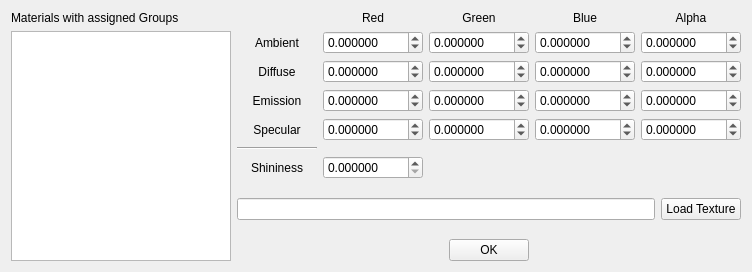
<?xml version="1.0" encoding="UTF-8"?>
<ui version="4.0">
 <class>Form</class>
 <widget class="QWidget" name="Form">
  <property name="geometry">
   <rect>
    <x>0</x>
    <y>0</y>
    <width>734</width>
    <height>261</height>
   </rect>
  </property>
  <property name="mouseTracking">
   <bool>false</bool>
  </property>
  <property name="windowTitle">
   <string>Form</string>
  </property>
  <property name="autoFillBackground">
   <bool>false</bool>
  </property>
  <layout class="QHBoxLayout" name="horizontalLayout">
   <item>
    <layout class="QVBoxLayout" name="vertical_layout_01">
     <item>
      <widget class="QLabel" name="label_01">
       <property name="text">
        <string>Materials with assigned Groups</string>
       </property>
      </widget>
     </item>
     <item>
      <widget class="QListWidget" name="list_names">
       <property name="minimumSize">
        <size>
         <width>220</width>
         <height>220</height>
        </size>
       </property>
      </widget>
     </item>
    </layout>
   </item>
   <item>
    <layout class="QVBoxLayout" name="vertical_layout_02">
     <item>
      <layout class="QGridLayout" name="grid_layout_03" columnminimumwidth="80,100,100,100,100">
       <item row="3" column="2">
        <widget class="QDoubleSpinBox" name="spin_box_diffuse_green">
         <property name="decimals">
          <number>6</number>
         </property>
         <property name="minimum">
          <double>-1.000000000000000</double>
         </property>
         <property name="maximum">
          <double>1.000000000000000</double>
         </property>
         <property name="singleStep">
          <double>0.009999000000000</double>
         </property>
        </widget>
       </item>
       <item row="7" column="0">
        <widget class="QLabel" name="label_10">
         <property name="text">
          <string>Shininess</string>
         </property>
         <property name="alignment">
          <set>Qt::AlignCenter</set>
         </property>
        </widget>
       </item>
       <item row="2" column="0">
        <widget class="QLabel" name="label_06">
         <property name="text">
          <string>Ambient</string>
         </property>
         <property name="alignment">
          <set>Qt::AlignCenter</set>
         </property>
        </widget>
       </item>
       <item row="6" column="0">
        <widget class="Line" name="line_01">
         <property name="orientation">
          <enum>Qt::Horizontal</enum>
         </property>
        </widget>
       </item>
       <item row="3" column="0">
        <widget class="QLabel" name="label_07">
         <property name="text">
          <string>Diffuse</string>
         </property>
         <property name="alignment">
          <set>Qt::AlignCenter</set>
         </property>
        </widget>
       </item>
       <item row="4" column="0">
        <widget class="QLabel" name="label_08">
         <property name="text">
          <string>Emission</string>
         </property>
         <property name="alignment">
          <set>Qt::AlignCenter</set>
         </property>
        </widget>
       </item>
       <item row="5" column="0">
        <widget class="QLabel" name="label_09">
         <property name="text">
          <string>Specular</string>
         </property>
         <property name="alignment">
          <set>Qt::AlignCenter</set>
         </property>
        </widget>
       </item>
       <item row="0" column="1">
        <widget class="QLabel" name="label_02">
         <property name="text">
          <string>Red</string>
         </property>
         <property name="alignment">
          <set>Qt::AlignCenter</set>
         </property>
        </widget>
       </item>
       <item row="0" column="2">
        <widget class="QLabel" name="label_03">
         <property name="text">
          <string>Green</string>
         </property>
         <property name="alignment">
          <set>Qt::AlignCenter</set>
         </property>
        </widget>
       </item>
       <item row="0" column="3">
        <widget class="QLabel" name="label_04">
         <property name="text">
          <string>Blue</string>
         </property>
         <property name="alignment">
          <set>Qt::AlignCenter</set>
         </property>
        </widget>
       </item>
       <item row="2" column="1">
        <widget class="QDoubleSpinBox" name="spin_box_ambient_red">
         <property name="buttonSymbols">
          <enum>QAbstractSpinBox::UpDownArrows</enum>
         </property>
         <property name="decimals">
          <number>6</number>
         </property>
         <property name="minimum">
          <double>-1.000000000000000</double>
         </property>
         <property name="maximum">
          <double>1.000000000000000</double>
         </property>
         <property name="singleStep">
          <double>0.009999000000000</double>
         </property>
        </widget>
       </item>
       <item row="2" column="2">
        <widget class="QDoubleSpinBox" name="spin_box_ambient_green">
         <property name="decimals">
          <number>6</number>
         </property>
         <property name="minimum">
          <double>-1.000000000000000</double>
         </property>
         <property name="maximum">
          <double>1.000000000000000</double>
         </property>
         <property name="singleStep">
          <double>0.009999000000000</double>
         </property>
        </widget>
       </item>
       <item row="2" column="3">
        <widget class="QDoubleSpinBox" name="spin_box_ambient_blue">
         <property name="decimals">
          <number>6</number>
         </property>
         <property name="minimum">
          <double>-1.000000000000000</double>
         </property>
         <property name="maximum">
          <double>1.000000000000000</double>
         </property>
         <property name="singleStep">
          <double>0.009999000000000</double>
         </property>
        </widget>
       </item>
       <item row="2" column="4">
        <widget class="QDoubleSpinBox" name="spin_box_ambient_alpha">
         <property name="decimals">
          <number>6</number>
         </property>
         <property name="minimum">
          <double>-1.000000000000000</double>
         </property>
         <property name="maximum">
          <double>1.000000000000000</double>
         </property>
         <property name="singleStep">
          <double>0.009999000000000</double>
         </property>
        </widget>
       </item>
       <item row="3" column="1">
        <widget class="QDoubleSpinBox" name="spin_box_diffuse_red">
         <property name="decimals">
          <number>6</number>
         </property>
         <property name="minimum">
          <double>-1.000000000000000</double>
         </property>
         <property name="maximum">
          <double>1.000000000000000</double>
         </property>
         <property name="singleStep">
          <double>0.009999000000000</double>
         </property>
        </widget>
       </item>
       <item row="3" column="3">
        <widget class="QDoubleSpinBox" name="spin_box_diffuse_blue">
         <property name="decimals">
          <number>6</number>
         </property>
         <property name="minimum">
          <double>-1.000000000000000</double>
         </property>
         <property name="maximum">
          <double>1.000000000000000</double>
         </property>
         <property name="singleStep">
          <double>0.009999000000000</double>
         </property>
        </widget>
       </item>
       <item row="3" column="4">
        <widget class="QDoubleSpinBox" name="spin_box_diffuse_alpha">
         <property name="decimals">
          <number>6</number>
         </property>
         <property name="minimum">
          <double>-1.000000000000000</double>
         </property>
         <property name="maximum">
          <double>1.000000000000000</double>
         </property>
         <property name="singleStep">
          <double>0.009999000000000</double>
         </property>
        </widget>
       </item>
       <item row="4" column="1">
        <widget class="QDoubleSpinBox" name="spin_box_emission_red">
         <property name="decimals">
          <number>6</number>
         </property>
         <property name="minimum">
          <double>-1.000000000000000</double>
         </property>
         <property name="maximum">
          <double>1.000000000000000</double>
         </property>
         <property name="singleStep">
          <double>0.009999000000000</double>
         </property>
        </widget>
       </item>
       <item row="4" column="2">
        <widget class="QDoubleSpinBox" name="spin_box_emission_green">
         <property name="decimals">
          <number>6</number>
         </property>
         <property name="minimum">
          <double>-1.000000000000000</double>
         </property>
         <property name="maximum">
          <double>1.000000000000000</double>
         </property>
         <property name="singleStep">
          <double>0.009999000000000</double>
         </property>
        </widget>
       </item>
       <item row="4" column="3">
        <widget class="QDoubleSpinBox" name="spin_box_emission_blue">
         <property name="decimals">
          <number>6</number>
         </property>
         <property name="minimum">
          <double>-1.000000000000000</double>
         </property>
         <property name="maximum">
          <double>1.000000000000000</double>
         </property>
         <property name="singleStep">
          <double>0.009999000000000</double>
         </property>
        </widget>
       </item>
       <item row="4" column="4">
        <widget class="QDoubleSpinBox" name="spin_box_emission_alpha">
         <property name="decimals">
          <number>6</number>
         </property>
         <property name="minimum">
          <double>-1.000000000000000</double>
         </property>
         <property name="maximum">
          <double>1.000000000000000</double>
         </property>
         <property name="singleStep">
          <double>0.009999000000000</double>
         </property>
        </widget>
       </item>
       <item row="5" column="1">
        <widget class="QDoubleSpinBox" name="spin_box_specular_red">
         <property name="decimals">
          <number>6</number>
         </property>
         <property name="minimum">
          <double>-1.000000000000000</double>
         </property>
         <property name="maximum">
          <double>1.000000000000000</double>
         </property>
         <property name="singleStep">
          <double>0.009999000000000</double>
         </property>
        </widget>
       </item>
       <item row="5" column="2">
        <widget class="QDoubleSpinBox" name="spin_box_specular_green">
         <property name="decimals">
          <number>6</number>
         </property>
         <property name="minimum">
          <double>-1.000000000000000</double>
         </property>
         <property name="maximum">
          <double>1.000000000000000</double>
         </property>
         <property name="singleStep">
          <double>0.009999000000000</double>
         </property>
        </widget>
       </item>
       <item row="5" column="3">
        <widget class="QDoubleSpinBox" name="spin_box_specular_blue">
         <property name="decimals">
          <number>6</number>
         </property>
         <property name="minimum">
          <double>-1.000000000000000</double>
         </property>
         <property name="maximum">
          <double>1.000000000000000</double>
         </property>
         <property name="singleStep">
          <double>0.009999000000000</double>
         </property>
        </widget>
       </item>
       <item row="5" column="4">
        <widget class="QDoubleSpinBox" name="spin_box_specular_alpha">
         <property name="decimals">
          <number>6</number>
         </property>
         <property name="minimum">
          <double>-1.000000000000000</double>
         </property>
         <property name="maximum">
          <double>1.000000000000000</double>
         </property>
         <property name="singleStep">
          <double>0.009999000000000</double>
         </property>
        </widget>
       </item>
       <item row="7" column="1">
        <widget class="QDoubleSpinBox" name="spin_box_shininess">
         <property name="decimals">
          <number>6</number>
         </property>
         <property name="maximum">
          <double>128.000000000000000</double>
         </property>
         <property name="singleStep">
          <double>1.000000000000000</double>
         </property>
        </widget>
       </item>
       <item row="0" column="4">
        <widget class="QLabel" name="label_05">
         <property name="text">
          <string>Alpha</string>
         </property>
         <property name="alignment">
          <set>Qt::AlignCenter</set>
         </property>
        </widget>
       </item>
      </layout>
     </item>
     <item>
      <layout class="QHBoxLayout" name="horizontal_layout_04">
       <property name="leftMargin">
        <number>0</number>
       </property>
       <property name="topMargin">
        <number>13</number>
       </property>
       <property name="bottomMargin">
        <number>13</number>
       </property>
       <item>
        <widget class="QLineEdit" name="line_edit_texture">
         <property name="readOnly">
          <bool>true</bool>
         </property>
        </widget>
       </item>
       <item>
        <widget class="QPushButton" name="push_button_texture">
         <property name="text">
          <string>Load Texture</string>
         </property>
        </widget>
       </item>
      </layout>
     </item>
     <item>
      <spacer name="vertical_spacer_03">
       <property name="orientation">
        <enum>Qt::Vertical</enum>
       </property>
       <property name="sizeHint" stdset="0">
        <size>
         <width>20</width>
         <height>40</height>
        </size>
       </property>
      </spacer>
     </item>
     <item>
      <layout class="QHBoxLayout" name="horizontal_layout_05">
       <item>
        <spacer name="horizontal_spacer_01">
         <property name="orientation">
          <enum>Qt::Horizontal</enum>
         </property>
         <property name="sizeHint" stdset="0">
          <size>
           <width>40</width>
           <height>20</height>
          </size>
         </property>
        </spacer>
       </item>
       <item>
        <widget class="QPushButton" name="push_button_close">
         <property name="minimumSize">
          <size>
           <width>80</width>
           <height>0</height>
          </size>
         </property>
         <property name="text">
          <string>OK</string>
         </property>
        </widget>
       </item>
       <item>
        <spacer name="horizontal_spacer_02">
         <property name="orientation">
          <enum>Qt::Horizontal</enum>
         </property>
         <property name="sizeHint" stdset="0">
          <size>
           <width>40</width>
           <height>20</height>
          </size>
         </property>
        </spacer>
       </item>
      </layout>
     </item>
    </layout>
   </item>
  </layout>
 </widget>
 <resources/>
 <connections/>
</ui>
